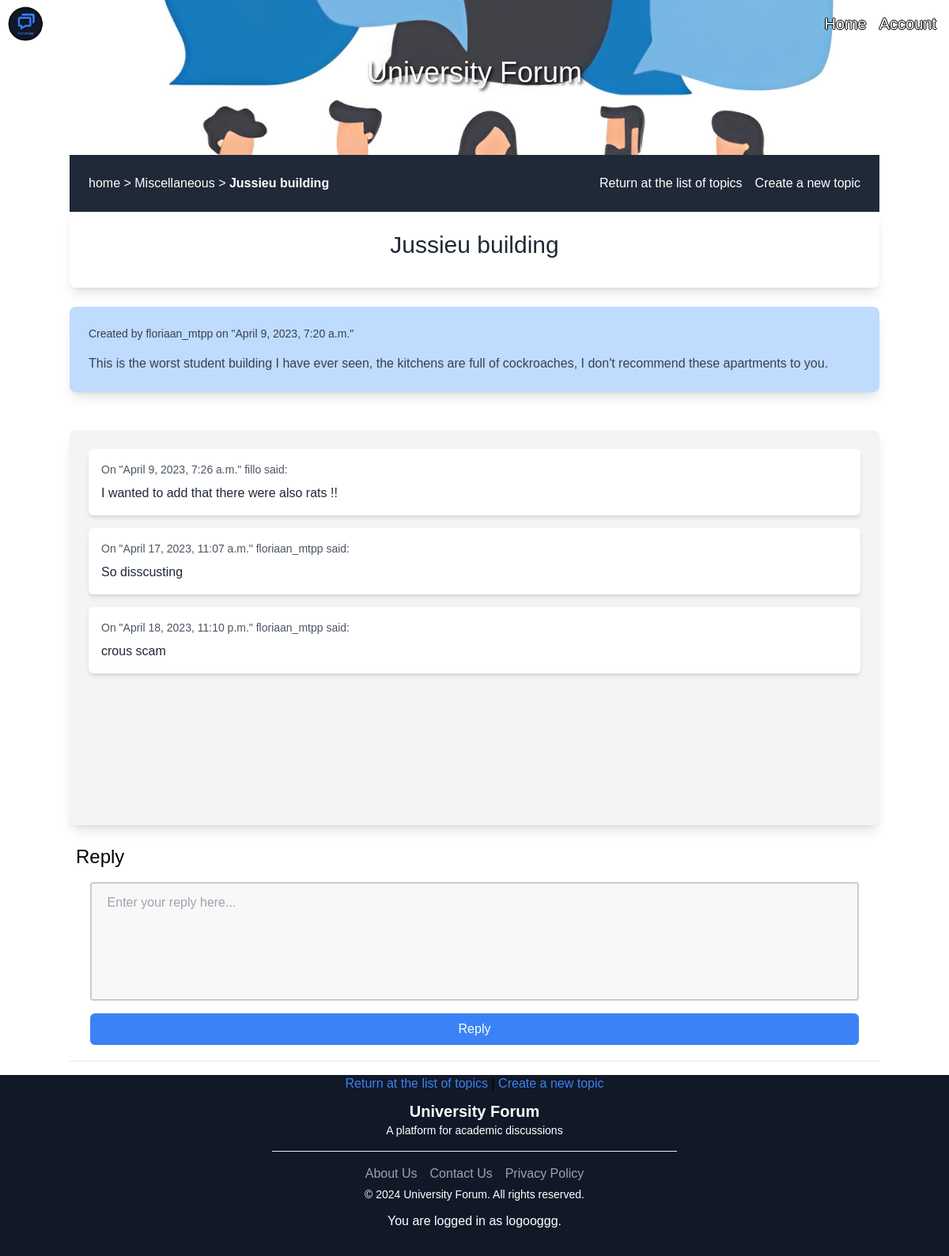
The app's page /topic/jussieu-building/ (signed in), older data.
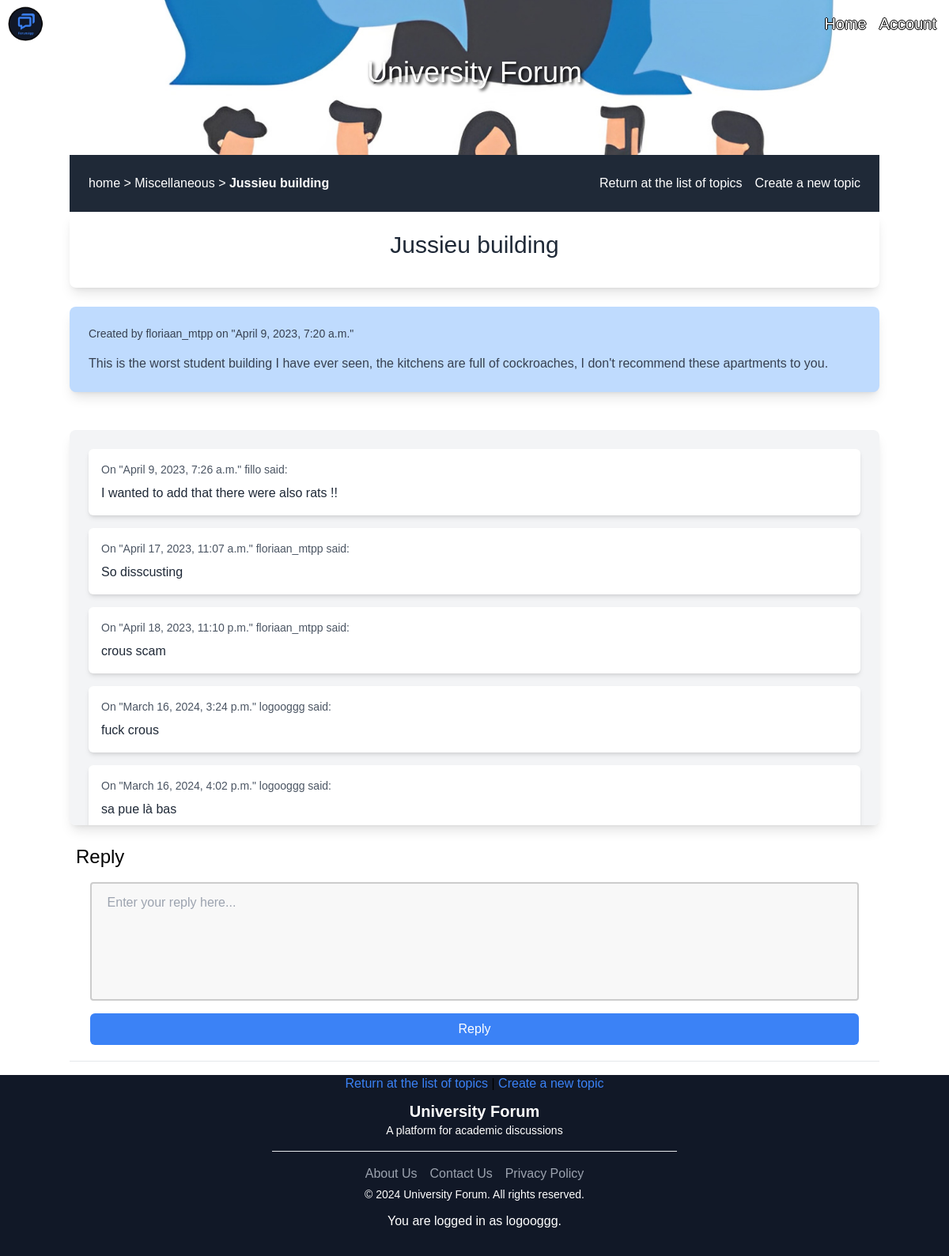
The same page, newer data.
### forum/models.py (models this page shows, shortened)
class Topic(models.Model):
    IT= 'IT section'
    MATH = 'MATH section'
    PHYS = 'PHYS section'
    MEDICINE = 'Medicine section'
    SOCIOLOGY = 'Sociology section'
    DIVER = 'miscellaneous Topics'
    SECTION_CHOICES = [
        (IT, 'IT section'),
        (MATH, 'MATH section'),
        (PHYS, 'PHYS section'),
        (MEDICINE, 'Medicine section'),
        (SOCIOLOGY, 'Sociology section'),
        (DIVER, 'miscellaneous Topics'),
    ]
    section = models.CharField(max_length=30, choices=SECTION_CHOICES, verbose_name='Section', default='None')
    title = models.CharField(max_length=255)
    description = models.TextField()
    created_at = models.DateTimeField(auto_now_add=True)
    author = models.ForeignKey(settings.AUTH_USER_MODEL, on_delete=models.CASCADE)
    slug = models.SlugField(max_length=255, unique=True)

class Reply(models.Model):
    topic = models.ForeignKey(Topic, related_name='replies', on_delete=models.CASCADE)
    author = models.ForeignKey(settings.AUTH_USER_MODEL, on_delete=models.CASCADE)
    text = models.TextField()
    created_at = models.DateTimeField(auto_now_add=True)
    class Meta:
        ordering = ['created_at']

### authentication/models.py (models this page shows)
class User(AbstractUser):
    PROFESSOR = 'professor'
    STUDENT = 'student'
    IT = 'IT license'
    MATH = 'MATH license'
    PHYS = 'PHYS license'
    Medecine = 'Medecine'
    Sociology = 'Sociology license'
    ROLE_CHOICES = [
        (PROFESSOR, 'Professor'),
        (STUDENT, 'Student'),
    ]
    STUDIES_CHOICES = [
        (IT, 'IT license'),
        (MATH, 'MATH license'),
        (PHYS, 'PHYS license'),
        (Medecine, 'Medecine'),
        (Sociology, 'Sociology license'),
    ]
    profile_picture = models.ImageField(verbose_name='profile_picture', blank=True, null=True)
    role = models.CharField(max_length=30, choices=ROLE_CHOICES, verbose_name='Rôle')
    studies = models.CharField(max_length=30, choices=STUDIES_CHOICES, verbose_name='Studies', default='')

### forum/views.py (the view)
# urls.py: path('topic/<slug>/', forum.views.topic_detail, name='topic-detail'),
@login_required
def topic_detail(request, slug):
    topic = get_object_or_404(Topic, slug=slug)
    sectionTopic = topic.section.split()[0]
    if sectionTopic == 'IT':
        section = 'IT'
    elif sectionTopic == 'MATH':
        sectionTopic = 'Math'
        section = 'MATH'
    elif sectionTopic == 'PHYS':
        section = 'Physics'
    elif sectionTopic == 'Medicine':
        section = 'MEDECINE'
    elif sectionTopic == 'Sociology':
        section = 'SOCIOLOGY'
    else:
        sectionTopic = 'Miscellaneous'
        section = 'Miscellaneous'
    if request.method == 'POST':
        form = forms.ReplyTopicForm(request.POST)
        if form.is_valid():
            reply = form.save(commit=False)
            reply.author = request.user
            reply.topic = topic
            reply.save()
            return redirect('topic-detail', slug=slug)
    else:
        form = forms.ReplyTopicForm()
    return render(request, 'forum/topic_detail.html', {'topic': topic, 'form': form, 'section': section, 'sectionTopic': sectionTopic})

### forum/forms.py
class ReplyTopicForm(forms.Form):
    message = forms.CharField(widget=forms.Textarea(
        attrs={'rows': 5, 'placeholder': 'Your message'}))

### forum/templates/forum/topic_detail.html (shortened to what this page needs)
{% extends "base.html" %}
{% load static %}
{% load tailwind_tags %}
{% block content %}
<main class="container mx-auto flex align-center flex-col h-full justify-center">
    <div class="container mx-auto flex flex-col h-full">
        <div class="bg-img-first_section h-64 flex items-center flex-col justify-start">
            <h1 id="UF" class="text-4xl text-center text-white">University Forum</h1>
        </div>
        <div class="whereAreYou w-full bg-gray-800 h-20 flex items-center justify-between p-6">
            <p class="text-white hover:text-gray-200">
                <a href="/home" class="hover:text-gray-200 hover:underline">home</a> &gt;
                <a href="/section/{{ section }}/" class="hover:text-gray-200 hover:underline">{{ sectionTopic }}</a>
                &gt;
                <a href="/topic/{{ topic.slug }}/" class="font-bold hover:text-gray-200">{{ topic.title }}</a>
            </p>
            <div class="hidden md:flex items-center">
                <a href="{% url 'home' %}" class="text-white hover:text-gray-200 mr-4">Return at the list of topics</a>
                <a href="{% url 'create-ftopic' %}" class="text-white hover:text-gray-200">Create a new topic</a>
            </div>
        </div>
        <div class="div-topic bg-white rounded-lg shadow-lg p-6 mb-6">
            <h2 class="text-3xl text-gray-800 text-center mb-3">{{ topic.title }}</h2>
        </div>
        <div class="topic-content bg-blue-200 rounded-lg shadow-lg p-6 mb-6">
            <p class="text-sm text-gray-700">
                Created by <span class="font-medium">{{ topic.author.username }}</span> on "{{ topic.created_at }}"
            </p>
            <p class="mt-4 text-gray-700">{{ topic.description }}</p>
        </div>
        <br>
        <div class="replies bg-gray-100 rounded-lg shadow-lg p-6">
            {% for reply in topic.replies.all %}
            <div class="reply bg-white rounded-md shadow-md p-4 mb-4">
                <p class="text-sm text-gray-600">On "{{ reply.created_at }}" {{ reply.author.username }} said:</p>
                <p class="mt-2 text-gray-800">{{ reply.text }}</p>
            </div>
            {% empty %}
            <p class="text-gray-500">No replies yet.</p>
            {% endfor %}
        </div>
        <br>
        <div class="reply-textearea">
            <h3 class="text-2xl font-medium mb-4 ml-2">Reply</h3>
            <form method="post" class="flex flex-col">
                {{ form.as_p }}
                <input type="submit" value="Reply"
                    class="bg-blue-500 hover:bg-blue-700 text-white py-2 px-4 rounded-md mt-4">
            </form>
        </div>
        <hr class="border-gray-200">
        <div class="main-forum text-center pt-4 mb-4">
            <p>
                <a href="{% url 'home' %}" class="text-blue-500 hover:text-blue-700">Return at the list of topics</a>
                |
                <a href="{% url 'create-ftopic' %}" class="text-blue-500 hover:text-blue-700">Create a new topic</a>
            </p>
        </div>
</main>
{% endblock %}

### templates/base.html (shortened to what this page needs)
{% load static %}
{% load tailwind_tags %}
<html>
<head>
    <link rel="stylesheet" type="text/css" href="{% static 'css/style.css' %}?{% now 'U' %}">
    {% tailwind_css %}
</head>
<body>
    <nav class="navbar bg-transparent flex flex-row items-center absolute w-full z-10">
        <div class="nav-logo flex-grow">
            <img src="{% static 'assets/forumAppLogo.png' %}?{% now 'U' %}" alt="account-icon" class="h-15 w-12 ml-2">
        </div>
        <div class="nav-ul-right flex flex-row w-50 mr-4">
            <ul class="h-ful">
                <li>
                    <a href="{% url 'home' %}"
                        class="text-white hover:text-gray-900 mr-4 text-xl text-shadow-black">Home</a>
                </li>
            </ul>
            <ul class="account h-full">
                <li class="account">
                    <a href="{% url 'account' %}"
                        class="flex items-center text-white text-xl hover:text-gray-30 text-shadow-black hover:text-gray-900">
                        Account
                    </a>
                </li>
            </ul>
        </div>
    </nav>
    <main>
        <div class="content-div">
            {% block content %}{% endblock content %}
        </div>
    </main>
    <footer class="bg-gray-900 text-white py-8">
        <div class="container mx-auto flex flex-col items-center justify-center">
            <div class="flex flex-col md:flex-row items-center justify-between mb-4">
                <div class="mb-4 md:mb-0">
                    <h3 class="text-xl font-semibold text-center">University Forum</h3>
                    <p class="text-sm">A platform for academic discussions</p>
                </div>
            </div>
            <hr class="bg-white w-1/2 mb-4">
            <div class="flex items-center">
                <a href="#" class="text-gray-400 hover:text-gray-200 mr-4">
                    About Us
                </a>
                <a href="#" class="text-gray-400 hover:text-gray-200 mr-4">
                    Contact Us
                </a>
                <a href="#" class="text-gray-400 hover:text-gray-200">
                    Privacy Policy
                </a>
            </div>
            <div>
                <p class="text-sm m-1">&copy; 2024 University Forum. All rights reserved.</p>
                <p class="text-center mt-3">You are logged in as {{ user }}.</p>
            </div>
        </div>
    </footer>
</body>
</html>

### static/css/style.css (style rules this page uses)
:root { --primary-color: #403e3f; --secondary-color: #0b7a1a; --text-color: whitesmoke; }
* { font-family: 'Trebuchet MS', 'Lucida Sans Unicode', 'Lucida Grande', 'Lucida Sans', Arial, sans-serif; }
body { margin: 0; padding: 0; background-size: cover; }
.text-shadow-black { text-shadow: -1px 0 black, 0 1px black, 1px 0 black, 0 -1px black; }
main { height: calc(100vh - 4rem); width: 100%; min-height: 95vh; }
.bg-img-first_section h1 { color: white; text-shadow: 2px 2px 4px #000000; margin-top: 7%; }
.whereAreYou { margin-top: -2%; }
form { margin-bottom: 2%; }
form input { width: 95%; margin-left: 2.5%; }
form textarea { display: block; margin-left: 2.5%; width: 95%; height: 150px; padding: 12px 20px; box-sizing: border-box; border: 2px solid #ccc; border-radius: 4px; background-color: #f8f8f8; resize: none; }
.createT input, textarea { margin-bottom: 0.5%; }
.replies { min-height: 500px; overflow-y: auto; }
.reply { margin-bottom: 1rem; }

Row changes from the older to the newer data that the page shows:
added Reply: created_at "March 16, 2024, 3:24 p.m.", author.username "logooggg", text "fuck crous"
added Reply: created_at "March 16, 2024, 4:02 p.m.", author.username "logooggg", text "sa pue là bas"
